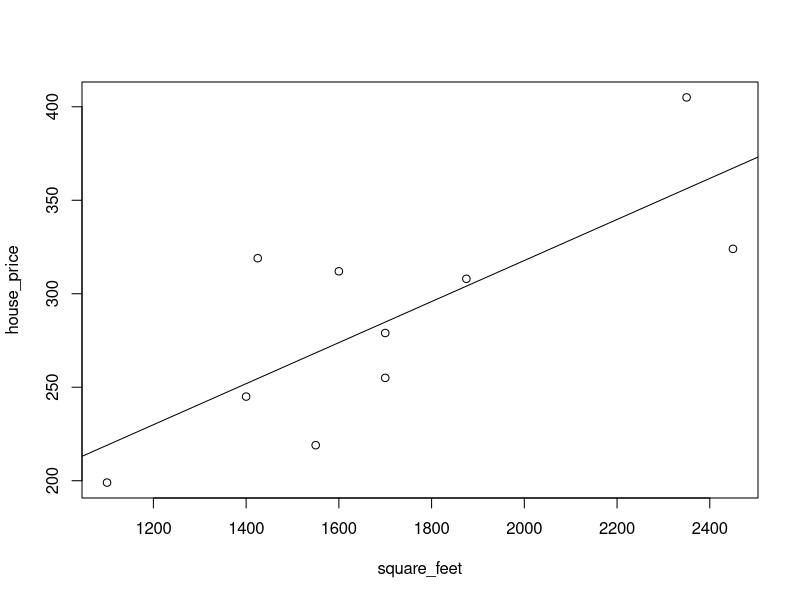
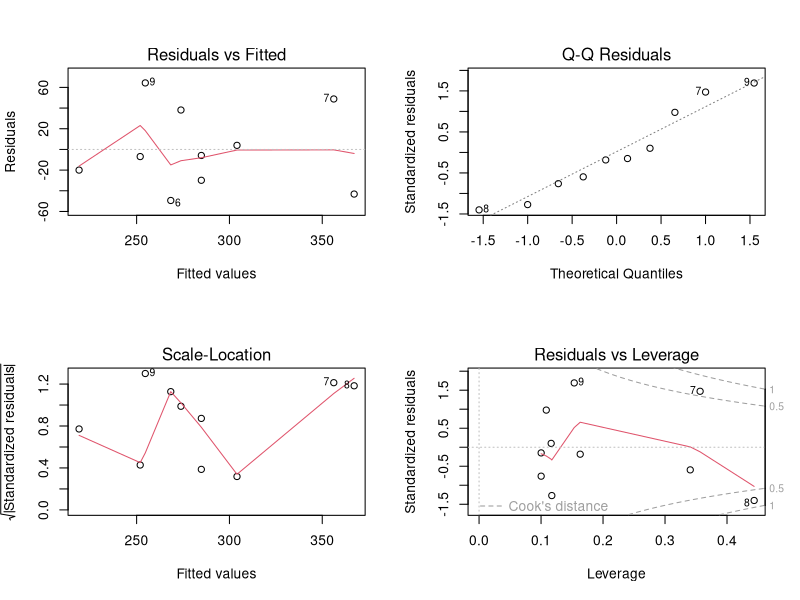

Here is the R script that generated these plots, in order:
square_feet=c(1400,1600,1700,1875,1100,1550,2350,2450,1425,1700)
house_price=c(245,312,279,308,199,219,405,324,319,255)
model=data.frame(square_feet,house_price)
cor(model)
plot(model)
model.lm=lm(house_price~square_feet,data=model)
summary(model.lm) 
anova(model.lm)
abline(lm(house_price~square_feet,data=model))
coef(model.lm)
qt(0.025,df=8)
qf(0.05,1,8,lower.tail = F)


names(model.lm)
model.lm$coefficients
coef(model.lm)
confint(model.lm)
confint(model.lm,level = 0.9)

house_price
fitted(model.lm)
residuals(model.lm)

opt=par(mfrow=c(2,2))
plot(model.lm)
#1. Residuals vs Fitted : 
#This plot shows if residuals have non-linear patterns.
#Linear pattern: equally spread residuals around a horizontal line 
#2. Normal Q - Q:
#Residual are normally distributed.
#3. Scale(Spread) - Location
#Residuals are spread equally along the ranges of predictors.
#Assumptions of equal variance (Homoscadasticity)
#4. Residuals vs Leverage
#understanding outliers
forcast.value=data.frame(square_feet=c(1500,2000,2500))
predict(model.lm,forcast.value)

